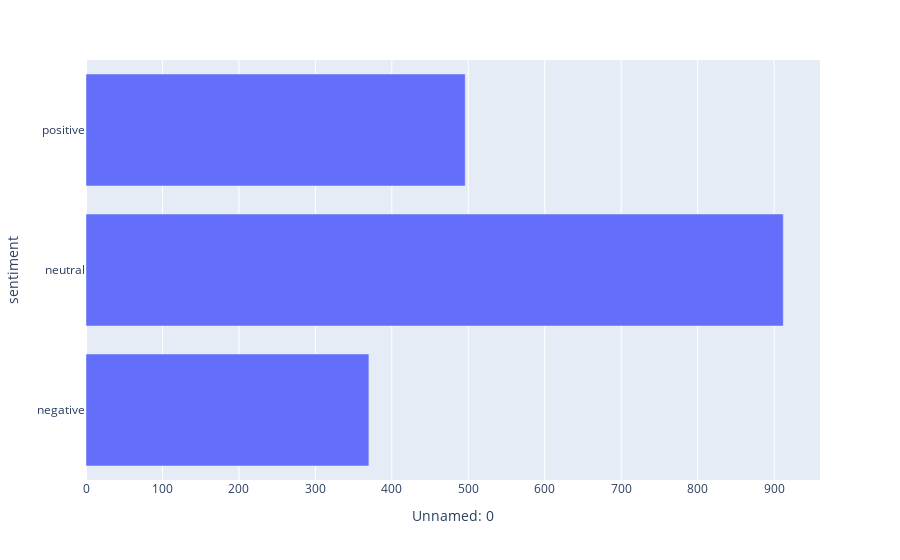

The notebook cell this image was saved under:
### Markdown cell above
## Oxford Astrazeneca

### Code cell
astrazenica = filtered_timeline(df, ['oxford', 'astrazeneca','astrazenica'], title='astrazenica')


astrazenica_df = astrazenica.groupby(['sentiment']).count()
astrazenica_df=astrazenica_df.drop(columns=['user_description','user_created','user_followers','user_friends','user_favourites','user_verified','source','user_name','id','user_location','date','text','hashtags','retweets','favorites','is_retweet','orig_text'])



import plotly.express as px

fig = px.bar(astrazenica_df, x='Unnamed: 0')
fig.show()

### Figure 1 — Plotly figure (JSON) as saved in the notebook; plotly's stock layout.template omitted (floating-point values rounded to 4 significant figures)
{"data": [{"alignmentgroup": "True", "hovertemplate": "Unnamed: 0=%{x}<br>sentiment=%{y}<extra></extra>", "legendgroup": "", "marker": {"color": "#636efa"}, "name": "", "offsetgroup": "", "orientation": "h", "showlegend": false, "textposition": "auto", "type": "bar", "x": [370, 912, 496], "xaxis": "x", "y": ["negative", "neutral", "positive"], "yaxis": "y"}], "layout": {"barmode": "relative", "legend": {"tracegroupgap": 0}, "margin": {"t": 60}, "xaxis": {"anchor": "y", "domain": [0, 1], "title": {"text": "Unnamed: 0"}}, "yaxis": {"anchor": "x", "domain": [0, 1], "title": {"text": "sentiment"}}}}
